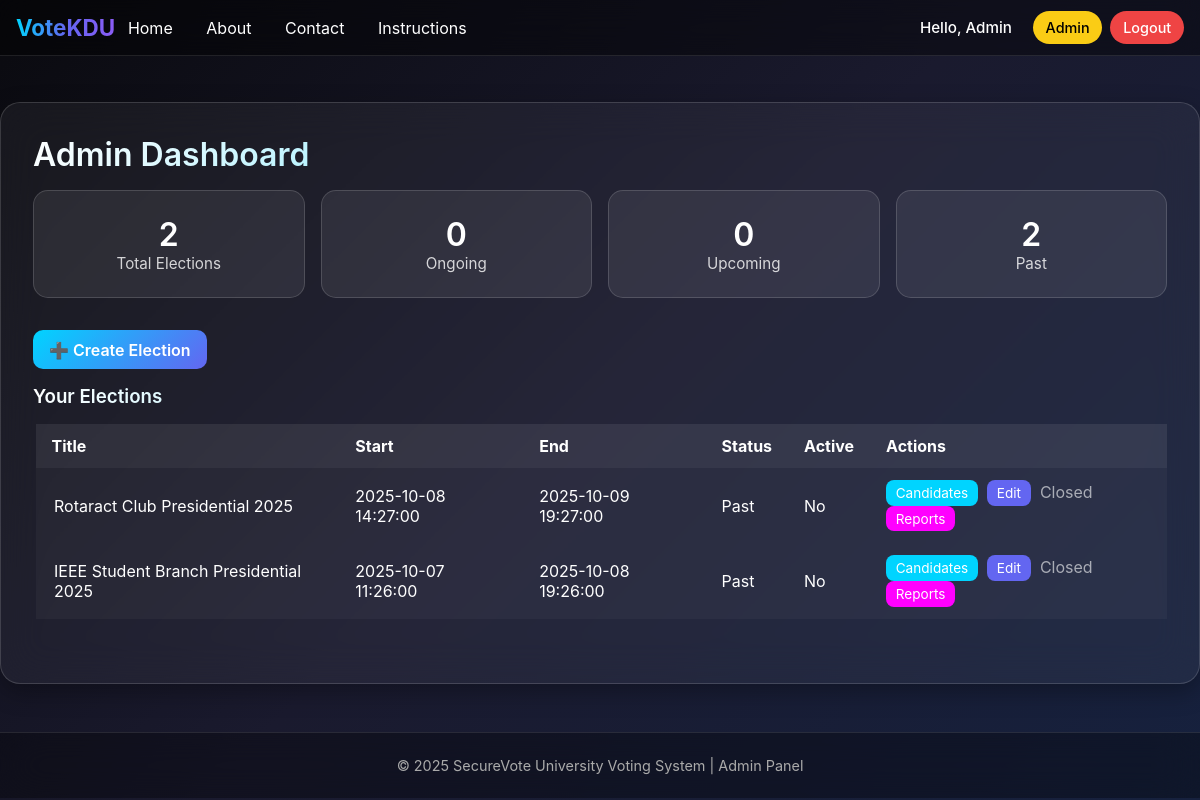
The page /admin/dashboard.php (signed in) on the database its author committed.
### tables this page shows
CREATE TABLE `elections` (
  `id` int(11) NOT NULL,
  `title` varchar(255) NOT NULL,
  `description` text DEFAULT NULL,
  `start_datetime` datetime NOT NULL,
  `end_datetime` datetime NOT NULL,
  `is_active` tinyint(1) DEFAULT 0,
  `created_by` int(11) NOT NULL,
  `created_at` timestamp NOT NULL DEFAULT current_timestamp()
);

### helpers.php (called while the page is built, shortened)
<?php
function e($s) {
    return htmlspecialchars($s, ENT_QUOTES | ENT_HTML5, 'UTF-8');
}

### admin/dashboard.php (the view, shortened to what this page needs)
<?php
require_once __DIR__ . '/../init.php';
$stmt = $pdo->prepare("SELECT * FROM elections ORDER BY created_at DESC");
$stmt->execute();
$elections = $stmt->fetchAll();
$total = count($elections);
$now = new DateTime();
$upcoming = $ongoing = $past = 0;
foreach ($elections as $el) {
    $start = new DateTime($el['start_datetime']);
    $end = new DateTime($el['end_datetime']);
    if ($now < $start) $upcoming++;
    elseif ($now >= $start && $now <= $end) $ongoing++;
    else $past++;
}
?>
<!doctype html>
<html lang="en">
<head>
  <link href="/club_voting/assets/css/style.css" rel="stylesheet">
</head>
<body>
<div id="tsparticles"></div>
<?php include __DIR__ . '/../_nav.php'; ?>
<div class="dashboard-container">
  <h1>Admin Dashboard</h1>
  <div class="stats-row">
    <div class="stat-card"><h2><?= $total ?></h2><p>Total Elections</p></div>
    <div class="stat-card"><h2><?= $ongoing ?></h2><p>Ongoing</p></div>
    <div class="stat-card"><h2><?= $upcoming ?></h2><p>Upcoming</p></div>
    <div class="stat-card"><h2><?= $past ?></h2><p>Past</p></div>
  </div>
  <a href="create_election.php" class="btn-custom">➕ Create Election</a>
  <h3>Your Elections</h3>
  <table>
    <thead>
      <tr>
        <th>Title</th>
        <th>Start</th>
        <th>End</th>
        <th>Status</th>
        <th>Active</th>
        <th>Actions</th>
      </tr>
    </thead>
    <tbody>
      <?php
      foreach ($elections as $el):
        $start = new DateTime($el['start_datetime']);
        $end = new DateTime($el['end_datetime']);
        $status = ($now < $start) ? 'Upcoming' : (($now >= $start && $now <= $end) ? 'Ongoing' : 'Past');
      ?>
      <tr>
        <td><?= e($el['title']) ?></td>
        <td><?= e($el['start_datetime']) ?></td>
        <td><?= e($el['end_datetime']) ?></td>
        <td><?= $status ?></td>
        <td><?= $el['is_active'] ? 'Yes' : 'No' ?></td>
        <td>
          <a href="manage_candidates.php?election_id=<?= e($el['id']) ?>" class="action-btn action-btn-primary">Candidates</a>
          <a href="edit_election.php?id=<?= e($el['id']) ?>" class="action-btn action-btn-secondary">Edit</a>
          <?php if ($now >= $start && $now <= $end): ?>
            <a href="start_stop_election.php?id=<?= e($el['id']) ?>" class="action-btn action-btn-warning" onclick="return confirm('Toggle start/stop?')">
              <?= $el['is_active'] ? 'Stop' : 'Start' ?>
            </a>
          <?php else: ?>
            <span style="opacity:0.6;">Closed</span>
          <?php endif; ?>
          <a href="reports.php?election_id=<?= e($el['id']) ?>" class="action-btn action-btn-info">Reports</a>
        </td>
      </tr>
      <?php endforeach; ?>
    </tbody>
  </table>
</div>
<footer>
  <p>&copy; 2025 SecureVote University Voting System | Admin Panel</p>
</footer>
</body>
</html>

### assets/css/style.css (style rules this page uses)
body { font-family: 'Poppins', sans-serif; background-color: var(--votekdu-light-gray); color: #333; padding-top: 80px; }
h1, h2, h3, h4, h5, h6 { font-weight: 600; }

### admin/dashboard.php (style rules this page uses)
* { margin:0; padding:0; box-sizing:border-box; }
body { font-family: 'Inter', sans-serif; background: linear-gradient(135deg, #0a0a0f 0%, #1a1a2e 50%, #16213e 100%); color: #fff; min-height: 100vh; overflow-x: hidden; padding-top: 80px; }
#tsparticles { position: fixed; top:0; left:0; width:100%; height:100%; z-index:0; pointer-events:none; }
.dashboard-container { position: relative; z-index:2; margin: 2rem auto; max-width: 1200px; background: rgba(255,255,255,0.05); backdrop-filter: blur(20px); border-radius: 20px; padding: 2rem; border: 1px solid rgba(255,255,255,0.15); box-shadow: 0 8px 24px rgba(0,0,0,0.3); }
h1,h3 { background: linear-gradient(135deg, #ffffff, #00d4ff); -webkit-background-clip: text; -webkit-text-fill-color: transparent; margin-bottom: 1rem; }
.stats-row { display: grid; grid-template-columns: repeat(auto-fit, minmax(180px, 1fr)); gap: 1rem; margin-bottom: 2rem; }
.stat-card { background: rgba(255,255,255,0.08); border-radius: 15px; padding: 1.5rem; text-align: center; border: 1px solid rgba(255,255,255,0.15); transition: transform 0.3s ease, box-shadow 0.3s ease; }
.stat-card h2 { font-size: 2rem; margin:0; }
.stat-card p { margin:0; font-size:0.95rem; opacity:0.8; }
.btn-custom { display: inline-block; background: linear-gradient(135deg, #00d4ff, #6366f1); color: #fff; border: none; padding: 0.6rem 1rem; border-radius: 10px; font-weight: 600; cursor: pointer; transition: transform 0.2s ease, background 0.3s ease; text-decoration: none; margin-bottom: 1rem; }
table { width: 100%; border-collapse: collapse; color: #fff; margin-bottom: 2rem; }
table thead { background: rgba(255,255,255,0.08); }
table th, table td { padding: 0.75rem 1rem; text-align: left; }
table tbody tr { background: rgba(255,255,255,0.03); transition: all 0.3s ease; border-left: 5px solid transparent; }
.action-btn { display: inline-block; padding: 0.3rem 0.6rem; margin-right: 0.3rem; font-size: 0.85rem; border-radius: 8px; text-decoration: none; color: #fff; transition: transform 0.2s ease; }
.action-btn-primary { background: #00d4ff; }
.action-btn-secondary { background: #6366f1; }
.action-btn-info { background: #ff00ff; }
footer { margin-top: 3rem; background: rgba(0,0,0,0.3); backdrop-filter: blur(20px); padding: 1.5rem; text-align: center; border-top: 1px solid rgba(255,255,255,0.1); color: #aaa; font-size: 0.9rem; }

### _nav.php (style rules this page uses)
body { padding-top: 70px; }

### rows shown on the page
elections: title "Rotaract Club Presidential 2025", start_datetime "2025-10-08 14:27:00", end_datetime "2025-10-09 19:27:00", is_active "No", shows "Closed"
elections: title "IEEE Student Branch Presidential 2025", start_datetime "2025-10-07 11:26:00", end_datetime "2025-10-08 19:26:00", is_active "No", shows "Closed"

### other values the page prints
$u['name'] "Admin"
$total "2"
$ongoing "0"
$upcoming "0"
$past "2"
